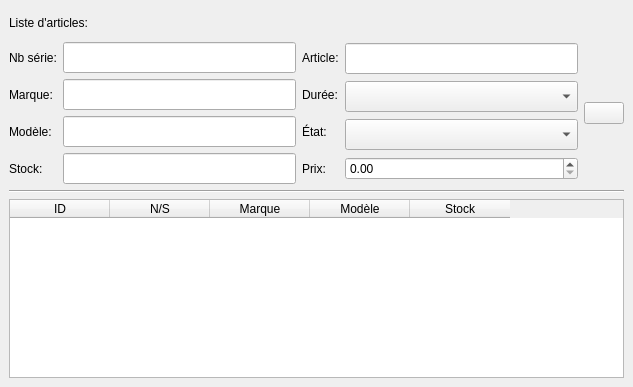
<?xml version="1.0" encoding="UTF-8"?>
<ui version="4.0">
 <class>MainWindow</class>
 <widget class="QMainWindow" name="MainWindow">
  <property name="geometry">
   <rect>
    <x>0</x>
    <y>0</y>
    <width>633</width>
    <height>387</height>
   </rect>
  </property>
  <property name="minimumSize">
   <size>
    <width>633</width>
    <height>387</height>
   </size>
  </property>
  <property name="windowTitle">
   <string>Articles</string>
  </property>
  <widget class="QWidget" name="centralwidget">
   <layout class="QVBoxLayout" name="verticalLayout">
    <item>
     <widget class="QLabel" name="label_12">
      <property name="minimumSize">
       <size>
        <width>615</width>
        <height>27</height>
       </size>
      </property>
      <property name="styleSheet">
       <string notr="true">font: 87 14pt &quot;Arial Black&quot;;</string>
      </property>
      <property name="text">
       <string>Liste d'articles:</string>
      </property>
     </widget>
    </item>
    <item>
     <layout class="QHBoxLayout" name="horizontalLayout_3">
      <item>
       <layout class="QHBoxLayout" name="horizontalLayout_2">
        <item>
         <layout class="QVBoxLayout" name="verticalLayout_5">
          <item>
           <widget class="QLabel" name="label_22">
            <property name="styleSheet">
             <string notr="true">font: 87 14pt &quot;Arial Black&quot;;</string>
            </property>
            <property name="text">
             <string>Nb série:</string>
            </property>
           </widget>
          </item>
          <item>
           <widget class="QLabel" name="label_23">
            <property name="styleSheet">
             <string notr="true">font: 87 14pt &quot;Arial Black&quot;;</string>
            </property>
            <property name="text">
             <string>Marque:</string>
            </property>
           </widget>
          </item>
          <item>
           <widget class="QLabel" name="label_24">
            <property name="styleSheet">
             <string notr="true">font: 87 14pt &quot;Arial Black&quot;;</string>
            </property>
            <property name="text">
             <string>Modèle:</string>
            </property>
           </widget>
          </item>
          <item>
           <widget class="QLabel" name="label_25">
            <property name="styleSheet">
             <string notr="true">font: 87 14pt &quot;Arial Black&quot;;</string>
            </property>
            <property name="text">
             <string>Stock:</string>
            </property>
           </widget>
          </item>
         </layout>
        </item>
        <item>
         <layout class="QVBoxLayout" name="verticalLayout_6">
          <item>
           <widget class="QLineEdit" name="lbl_serial">
            <property name="font">
             <font>
              <family>Arial</family>
              <pointsize>14</pointsize>
              <weight>10</weight>
              <italic>false</italic>
              <bold>false</bold>
             </font>
            </property>
            <property name="styleSheet">
             <string notr="true">font: 87 14pt &quot;Arial&quot;;</string>
            </property>
            <property name="text">
             <string/>
            </property>
            <property name="readOnly">
             <bool>false</bool>
            </property>
           </widget>
          </item>
          <item>
           <widget class="QLineEdit" name="lbl_brand">
            <property name="font">
             <font>
              <family>Arial</family>
              <pointsize>14</pointsize>
              <weight>10</weight>
              <italic>false</italic>
              <bold>false</bold>
             </font>
            </property>
            <property name="styleSheet">
             <string notr="true">font: 87 14pt &quot;Arial&quot;;</string>
            </property>
            <property name="text">
             <string/>
            </property>
            <property name="readOnly">
             <bool>false</bool>
            </property>
           </widget>
          </item>
          <item>
           <widget class="QLineEdit" name="lbl_model">
            <property name="font">
             <font>
              <family>Arial</family>
              <pointsize>14</pointsize>
              <weight>10</weight>
              <italic>false</italic>
              <bold>false</bold>
             </font>
            </property>
            <property name="styleSheet">
             <string notr="true">font: 87 14pt &quot;Arial&quot;;</string>
            </property>
            <property name="text">
             <string/>
            </property>
            <property name="readOnly">
             <bool>false</bool>
            </property>
           </widget>
          </item>
          <item>
           <widget class="QLineEdit" name="lbl_stock">
            <property name="font">
             <font>
              <family>Arial</family>
              <pointsize>14</pointsize>
              <weight>10</weight>
              <italic>false</italic>
              <bold>false</bold>
             </font>
            </property>
            <property name="styleSheet">
             <string notr="true">font: 87 14pt &quot;Arial&quot;;</string>
            </property>
            <property name="text">
             <string/>
            </property>
            <property name="readOnly">
             <bool>false</bool>
            </property>
           </widget>
          </item>
         </layout>
        </item>
        <item>
         <layout class="QVBoxLayout" name="verticalLayout_7">
          <item>
           <widget class="QLabel" name="label_26">
            <property name="styleSheet">
             <string notr="true">font: 87 14pt &quot;Arial Black&quot;;</string>
            </property>
            <property name="text">
             <string>Article:</string>
            </property>
           </widget>
          </item>
          <item>
           <widget class="QLabel" name="label_27">
            <property name="styleSheet">
             <string notr="true">font: 87 14pt &quot;Arial Black&quot;;</string>
            </property>
            <property name="text">
             <string>Durée:</string>
            </property>
           </widget>
          </item>
          <item>
           <widget class="QLabel" name="label_29">
            <property name="styleSheet">
             <string notr="true">font: 87 14pt &quot;Arial Black&quot;;</string>
            </property>
            <property name="text">
             <string>État:</string>
            </property>
           </widget>
          </item>
          <item>
           <widget class="QLabel" name="label_28">
            <property name="styleSheet">
             <string notr="true">font: 87 14pt &quot;Arial Black&quot;;</string>
            </property>
            <property name="text">
             <string>Prix:</string>
            </property>
           </widget>
          </item>
         </layout>
        </item>
        <item>
         <layout class="QVBoxLayout" name="verticalLayout_8">
          <item>
           <widget class="QLineEdit" name="lbl_code">
            <property name="font">
             <font>
              <family>Arial</family>
              <pointsize>14</pointsize>
              <weight>10</weight>
              <italic>false</italic>
              <bold>false</bold>
             </font>
            </property>
            <property name="styleSheet">
             <string notr="true">font: 87 14pt &quot;Arial&quot;;</string>
            </property>
            <property name="text">
             <string/>
            </property>
            <property name="readOnly">
             <bool>false</bool>
            </property>
           </widget>
          </item>
          <item>
           <widget class="QComboBox" name="drp_time">
            <property name="enabled">
             <bool>true</bool>
            </property>
            <property name="font">
             <font>
              <family>Arial</family>
              <pointsize>14</pointsize>
              <weight>10</weight>
              <italic>false</italic>
              <bold>false</bold>
             </font>
            </property>
            <property name="styleSheet">
             <string notr="true">font: 87 14pt &quot;Arial&quot;;</string>
            </property>
            <property name="editable">
             <bool>false</bool>
            </property>
           </widget>
          </item>
          <item>
           <widget class="QComboBox" name="drp_state">
            <property name="enabled">
             <bool>true</bool>
            </property>
            <property name="font">
             <font>
              <family>Arial</family>
              <pointsize>14</pointsize>
              <weight>10</weight>
              <italic>false</italic>
              <bold>false</bold>
             </font>
            </property>
            <property name="styleSheet">
             <string notr="true">font: 87 14pt &quot;Arial&quot;;</string>
            </property>
            <property name="editable">
             <bool>false</bool>
            </property>
           </widget>
          </item>
          <item>
           <widget class="QDoubleSpinBox" name="lbl_price">
            <property name="styleSheet">
             <string notr="true">font: 87 14pt &quot;Arial&quot;;</string>
            </property>
            <property name="decimals">
             <number>2</number>
            </property>
            <property name="maximum">
             <double>99999.990000000005239</double>
            </property>
           </widget>
          </item>
         </layout>
        </item>
       </layout>
      </item>
      <item>
       <widget class="QPushButton" name="btn_pushRight">
        <property name="text">
         <string/>
        </property>
        <property name="icon">
         <iconset>
          <normaloff>res/right_icon.png</normaloff>res/right_icon.png</iconset>
        </property>
        <property name="iconSize">
         <size>
          <width>30</width>
          <height>30</height>
         </size>
        </property>
       </widget>
      </item>
     </layout>
    </item>
    <item>
     <widget class="Line" name="line">
      <property name="orientation">
       <enum>Qt::Horizontal</enum>
      </property>
     </widget>
    </item>
    <item>
     <layout class="QHBoxLayout" name="horizontalLayout">
      <item>
       <widget class="QTableWidget" name="tbl_items">
        <property name="sizeAdjustPolicy">
         <enum>QAbstractScrollArea::AdjustToContentsOnFirstShow</enum>
        </property>
        <property name="editTriggers">
         <set>QAbstractItemView::NoEditTriggers</set>
        </property>
        <property name="showDropIndicator" stdset="0">
         <bool>false</bool>
        </property>
        <property name="dragDropOverwriteMode">
         <bool>false</bool>
        </property>
        <property name="alternatingRowColors">
         <bool>true</bool>
        </property>
        <property name="selectionMode">
         <enum>QAbstractItemView::SingleSelection</enum>
        </property>
        <property name="selectionBehavior">
         <enum>QAbstractItemView::SelectRows</enum>
        </property>
        <property name="sortingEnabled">
         <bool>true</bool>
        </property>
        <attribute name="verticalHeaderVisible">
         <bool>false</bool>
        </attribute>
        <attribute name="verticalHeaderHighlightSections">
         <bool>false</bool>
        </attribute>
        <column>
         <property name="text">
          <string>ID</string>
         </property>
        </column>
        <column>
         <property name="text">
          <string>N/S</string>
         </property>
        </column>
        <column>
         <property name="text">
          <string>Marque</string>
         </property>
        </column>
        <column>
         <property name="text">
          <string>Modèle</string>
         </property>
        </column>
        <column>
         <property name="text">
          <string>Stock</string>
         </property>
        </column>
       </widget>
      </item>
     </layout>
    </item>
   </layout>
  </widget>
 </widget>
 <tabstops>
  <tabstop>lbl_serial</tabstop>
  <tabstop>lbl_brand</tabstop>
  <tabstop>lbl_model</tabstop>
  <tabstop>lbl_stock</tabstop>
  <tabstop>lbl_code</tabstop>
  <tabstop>drp_time</tabstop>
  <tabstop>drp_state</tabstop>
  <tabstop>btn_pushRight</tabstop>
  <tabstop>tbl_items</tabstop>
 </tabstops>
 <resources/>
 <connections/>
</ui>
